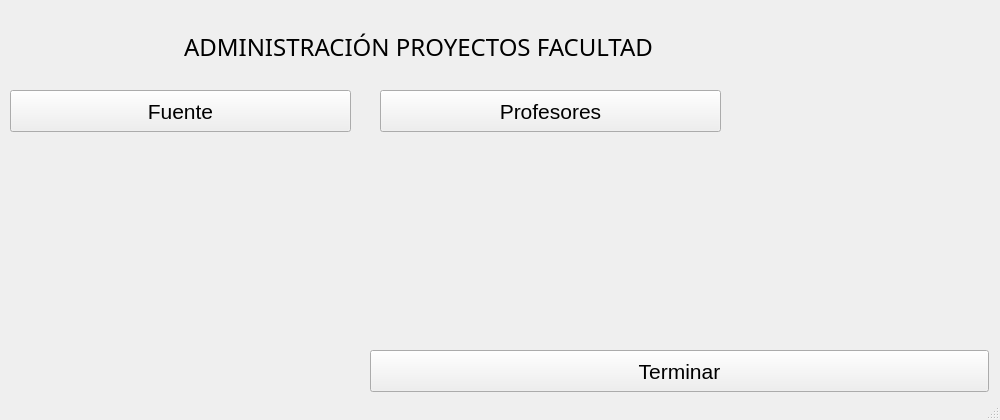
<?xml version="1.0" encoding="UTF-8"?>
<ui version="4.0">
 <class>MainWindow</class>
 <widget class="QMainWindow" name="MainWindow">
  <property name="geometry">
   <rect>
    <x>0</x>
    <y>0</y>
    <width>1000</width>
    <height>420</height>
   </rect>
  </property>
  <property name="windowTitle">
   <string>Proyectos de Facultad</string>
  </property>
  <widget class="QWidget" name="centralwidget">
   <widget class="QPushButton" name="BTerminar">
    <property name="geometry">
     <rect>
      <x>370</x>
      <y>350</y>
      <width>619</width>
      <height>42</height>
     </rect>
    </property>
    <property name="font">
     <font>
      <pointsize>16</pointsize>
     </font>
    </property>
    <property name="text">
     <string>Terminar</string>
    </property>
   </widget>
   <widget class="QLabel" name="LTitulo">
    <property name="geometry">
     <rect>
      <x>110</x>
      <y>30</y>
      <width>617</width>
      <height>33</height>
     </rect>
    </property>
    <property name="font">
     <font>
      <family>Mongolian Baiti</family>
      <pointsize>18</pointsize>
     </font>
    </property>
    <property name="text">
     <string>ADMINISTRACIÓN PROYECTOS FACULTAD</string>
    </property>
    <property name="alignment">
     <set>Qt::AlignCenter</set>
    </property>
   </widget>
   <widget class="QPushButton" name="BFuente">
    <property name="geometry">
     <rect>
      <x>10</x>
      <y>90</y>
      <width>341</width>
      <height>42</height>
     </rect>
    </property>
    <property name="font">
     <font>
      <pointsize>16</pointsize>
     </font>
    </property>
    <property name="text">
     <string>Fuente</string>
    </property>
   </widget>
   <widget class="QPushButton" name="BFuente_2">
    <property name="geometry">
     <rect>
      <x>380</x>
      <y>90</y>
      <width>341</width>
      <height>42</height>
     </rect>
    </property>
    <property name="font">
     <font>
      <pointsize>16</pointsize>
     </font>
    </property>
    <property name="text">
     <string>Profesores</string>
    </property>
   </widget>
  </widget>
  <widget class="QStatusBar" name="statusbar"/>
 </widget>
 <resources/>
 <connections/>
</ui>
